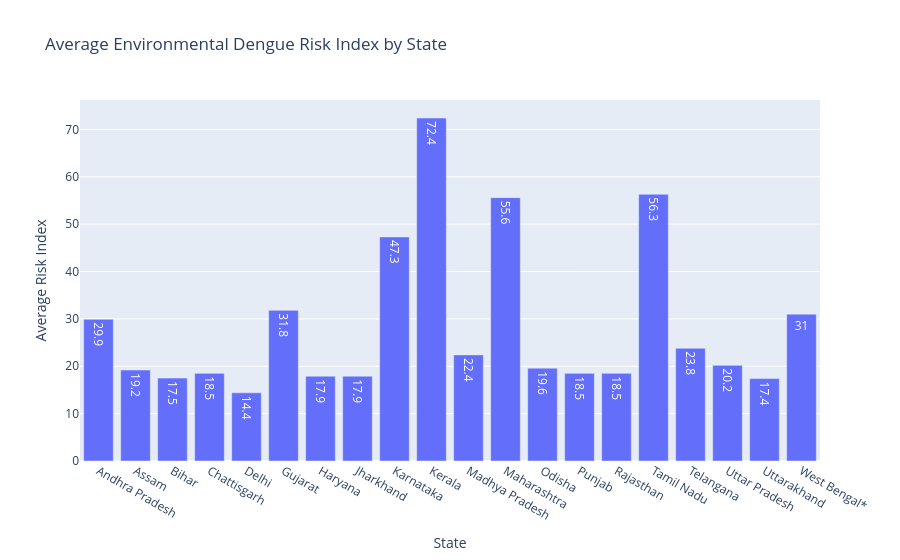

The code cell stored with this chart in its notebook:
### Code cell
# 6. Bar Chart — Average Environmental Dengue Risk by State

risk_by_state = df.groupby("State", as_index=False)["Environmental_Dengue_Risk_Index"].mean()
risk_by_state["Environmental_Dengue_Risk_Index"] = risk_by_state["Environmental_Dengue_Risk_Index"].round(2)

fig = px.bar(
    risk_by_state,
    x="State",
    y="Environmental_Dengue_Risk_Index",
    title="Average Environmental Dengue Risk Index by State",
    labels={"State": "State", "Environmental_Dengue_Risk_Index": "Average Risk Index"},
    text_auto=True
)
fig.show()

### Figure 1 — Plotly figure (JSON) as saved in the notebook; plotly's stock layout.template omitted (floating-point values rounded to 4 significant figures)
{"data": [{"hovertemplate": "State=%{x}<br>Average Risk Index=%{y}<extra></extra>", "legendgroup": "", "marker": {"color": "#636efa", "pattern": {"shape": ""}}, "name": "", "orientation": "v", "showlegend": false, "textposition": "auto", "texttemplate": "%{y}", "type": "bar", "x": ["Andhra Pradesh", "Assam", "Bihar", "Chattisgarh", "Delhi", "Gujarat", "Haryana", "Jharkhand", "Karnataka", "Kerala", "Madhya Pradesh", "Maharashtra", "Odisha", "Punjab", "Rajasthan", "Tamil Nadu", "Telangana", "Uttar Pradesh", "Uttarakhand", "West Bengal*"], "xaxis": "x", "y": [29.9, 19.2, 17.5, 18.5, 14.4, 31.8, 17.9, 17.9, 47.3, 72.4, 22.4, 55.6, 19.6, 18.5, 18.5, 56.3, 23.8, 20.2, 17.4, 31.0], "yaxis": "y"}], "layout": {"barmode": "relative", "legend": {"tracegroupgap": 0}, "title": {"text": "Average Environmental Dengue Risk Index by State"}, "xaxis": {"anchor": "y", "domain": [0, 1], "title": {"text": "State"}}, "yaxis": {"anchor": "x", "domain": [0, 1], "title": {"text": "Average Risk Index"}}}}
